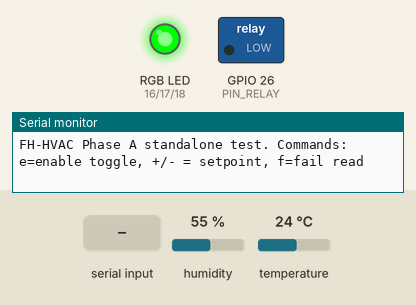
Simulated run of this sketch. Board: ESP32. Shown: switched loads named in the sketch (green lamp = pin HIGH), an RGB LED mixed from three pins (HIGH = lit), the last lines printed to the serial monitor. Inputs (shaded band) come from the test bench; at power-on: humidity 55 %, temperature 24 °C.

Above: at 1.2 s.
1.3 s: "e" received over Serial
At 2.1 s:
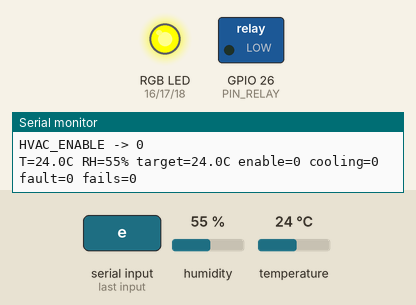
2.8 s: "f" received over Serial
At 8.6 s:
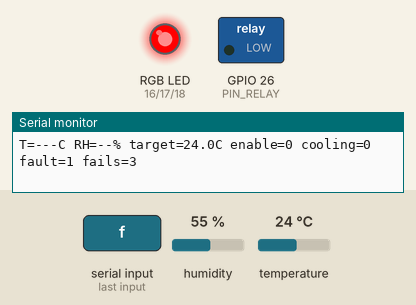
Timing chart, 0 to 10.1 s (numbered marks = the images above; inputs shaded):
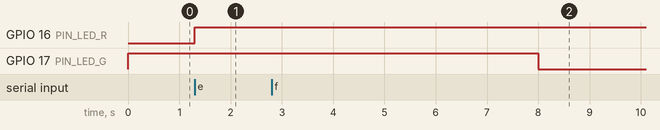

The sketch:

sketch.ino
```cpp
/*
 * FH-HVAC Node -- Phase A: standalone integration test (no WiFi, no Modbus)
 * ============================================================================
 * STATUS (2026-10-07): written for Phase A0 (Wokwi) and Phase A (bench).
 * Not yet bench-confirmed. Phase B (WiFi + Modbus) has NOT started; when it does
 * this file is replaced in place (path never changes, Firmware/WORKFLOW.md S8).
 *
 * Role: Founder's Hall zone HVAC unit. Reads a DHT11 (DHT22 in Wokwi), compares the temperature
 * to a setpoint, and drives a relay (compressor/fan stand-in) plus an RGB status
 * LED. Design doc: FH_Systems/01_FH-HVAC.md
 *
 * Design decisions (settled 2026-10-07, see FH_HVAC_Bringup_Checklist.md S0):
 *   - SCALING: temperatures are integer TENTHS of a degree C (23.4 C -> 234).
 *     TEMP_C and TARGET_TEMP_C use the SAME scale. Humidity is whole percent.
 *   - FAIL DIRECTION: fail-OFF. A sensor fault, or (Phase B) loss of comms,
 *     forces the relay open. Same direction as ELEVATOR_DISABLE.
 *
 * Phase B register map this sketch is laid out for (not implemented yet):
 *   IR0 TEMP_C (tenths)   IR1 HUMIDITY_PCT   IR2 HEARTBEAT   IR3 RECONNECT_COUNT
 *   DI0 COMPRESSOR_RUNNING   DI1 HVAC_FAULT
 *   HR0 TARGET_TEMP_C (tenths)   Coil0 HVAC_ENABLE
 *   In this sketch: hvacEnable == Coil0, targetTenths == HR0,
 *   relayOn == DI0, faulted == DI1, tempTenths == IR0, humidityPct == IR1.
 *
 * Hardware (FH_Systems/01_FH-HVAC.md):
 *   DHT11 DATA -> GPIO 4  (3-pin module: pull-up already fitted, no resistor needed)
 *   Relay IN   -> GPIO 26
 *   RGB R/G/B  -> GPIO 16 / 17 / 18 (220 ohm each, common cathode to GND)
 *
 * LED colours: green = idle, blue = cooling, yellow = disabled, red = FAULT.
 *
 * Serial commands (115200 baud, Phase A stand-ins for the Modbus writes):
 *   e = toggle HVAC_ENABLE     + = setpoint +1.0 C     - = setpoint -1.0 C
 *   f = (Wokwi only) simulate a failed sensor read
 *
 * Libraries: "DHT sensor library" + "Adafruit Unified Sensor" (Adafruit).
 * Board: "ESP32 Dev Module"
 * ASCII only in this file (Windows Arduino IDE rejects non-ASCII).
 * ============================================================================
 */

#include <DHT.h>

#define WOKWI_SIM 1   // simulation build: relay active-HIGH, Serial "f" fault injection

// ---------- Pins ----------
const int PIN_DHT   = 4;
const int PIN_RELAY = 26;
const int PIN_LED_R = 16;
const int PIN_LED_G = 17;
const int PIN_LED_B = 18;

// ---------- Relay polarity ----------
// Real module polarity is UNTESTED on this board -- bench-verify (Relay/Wiring.md)
// and set this flag. Wokwi's wokwi-relay-module energizes on HIGH.
#if WOKWI_SIM
const bool RELAY_ACTIVE_LOW = false;
#else
const bool RELAY_ACTIVE_LOW = true;
#endif

// ---------- Tuning ----------
const unsigned long SAMPLE_INTERVAL_MS = 2000;  // DHT22 max ~0.5 Hz (DHT11 1 Hz) -- never faster
const int  FAULT_AFTER_FAILS = 3;               // consecutive bad reads before latching
const int  HYSTERESIS_TENTHS = 5;               // +/-0.5 C around the setpoint
const int  TARGET_MIN_TENTHS = 100;             // 10.0 C
const int  TARGET_MAX_TENTHS = 350;             // 35.0 C

// ---------- Sensor model ----------
// Real bench part is a DHT11 (3-pin module): whole-degree resolution, +/-2 C,
// 0-50 C. Wokwi only offers the DHT22, so the simulation uses that one.
// Readings are still stored as tenths; a DHT11 simply always gives multiples of 10.
#if WOKWI_SIM
#define DHT_MODEL DHT22
const int  TEMP_VALID_MIN_TENTHS = -400;        // DHT22 spec range
const int  TEMP_VALID_MAX_TENTHS = 800;
#else
#define DHT_MODEL DHT11
const int  TEMP_VALID_MIN_TENTHS = 0;           // DHT11 spec range
const int  TEMP_VALID_MAX_TENTHS = 500;
#endif

DHT dht(PIN_DHT, DHT_MODEL);

// ---------- State ----------
int  tempTenths   = 0;      // only meaningful when haveReading is true
int  humidityPct  = 0;
bool haveReading  = false;  // false until the first good read -- never report a fake 0
int  targetTenths = 240;    // 24.0 C default setpoint (HR0 in Phase B)
bool hvacEnable   = true;   // Coil0 in Phase B
bool cooling      = false;  // relay on (DI0 in Phase B)
bool faulted      = false;  // latched until reset (DI1 in Phase B)
int  failCount    = 0;
unsigned long lastSampleMs = 0;
#if WOKWI_SIM
bool simFail = false;
#endif

// ---------- Helpers ----------
void setRelay(bool on) {
  digitalWrite(PIN_RELAY, (on != RELAY_ACTIVE_LOW) ? HIGH : LOW);
}

void setRGB(bool r, bool g, bool b) {
  digitalWrite(PIN_LED_R, r ? HIGH : LOW);
  digitalWrite(PIN_LED_G, g ? HIGH : LOW);
  digitalWrite(PIN_LED_B, b ? HIGH : LOW);
}

void printTenths(int v) {
  if (v < 0) { Serial.print('-'); v = -v; }
  Serial.print(v / 10);
  Serial.print('.');
  Serial.print(v % 10);
}

void updateOutputs() {
  if (faulted || !hvacEnable || !haveReading) {
    cooling = false;                       // fail-off
  } else if (!cooling && tempTenths >= targetTenths + HYSTERESIS_TENTHS) {
    cooling = true;
  } else if (cooling && tempTenths <= targetTenths - HYSTERESIS_TENTHS) {
    cooling = false;
  }
  setRelay(cooling);

  if (faulted)         setRGB(true,  false, false);  // red
  else if (!hvacEnable) setRGB(true,  true,  false);  // yellow
  else if (cooling)    setRGB(false, false, true);   // blue
  else                 setRGB(false, true,  false);  // green
}

void sampleSensor() {
  float t = dht.readTemperature();
  float h = dht.readHumidity();
#if WOKWI_SIM
  if (simFail) { t = NAN; h = NAN; }
#endif
  bool ok = !isnan(t) && !isnan(h);
  int tt = 0;
  if (ok) {
    tt = (int)lroundf(t * 10.0f);
    if (tt < TEMP_VALID_MIN_TENTHS || tt > TEMP_VALID_MAX_TENTHS) ok = false;
  }

  if (ok) {
    failCount = 0;
    tempTenths = tt;
    humidityPct = (int)lroundf(h);
    haveReading = true;
  } else {
    failCount++;
    if (failCount >= FAULT_AFTER_FAILS && !faulted) {
      faulted = true;
      Serial.println("HVAC_FAULT latched: sensor read failed repeatedly. Relay forced open. Reset to clear.");
    }
  }

  updateOutputs();

  Serial.print("T=");
  if (ok) printTenths(tempTenths); else Serial.print("---");
  Serial.print("C RH=");
  if (ok) Serial.print(humidityPct); else Serial.print("--");
  Serial.print("% target=");
  printTenths(targetTenths);
  Serial.print("C enable=");  Serial.print(hvacEnable ? 1 : 0);
  Serial.print(" cooling=");  Serial.print(cooling ? 1 : 0);
  Serial.print(" fault=");    Serial.print(faulted ? 1 : 0);
  Serial.print(" fails=");    Serial.println(failCount);
}

void handleSerial() {
  while (Serial.available()) {
    char c = Serial.read();
    if (c == 'e') {
      hvacEnable = !hvacEnable;
      Serial.print("HVAC_ENABLE -> "); Serial.println(hvacEnable ? 1 : 0);
      updateOutputs();
    } else if (c == '+' || c == '-') {
      targetTenths += (c == '+') ? 10 : -10;
      if (targetTenths > TARGET_MAX_TENTHS) targetTenths = TARGET_MAX_TENTHS;
      if (targetTenths < TARGET_MIN_TENTHS) targetTenths = TARGET_MIN_TENTHS;
      Serial.print("TARGET_TEMP_C -> "); printTenths(targetTenths); Serial.println("C");
      updateOutputs();
    }
#if WOKWI_SIM
    else if (c == 'f') {
      simFail = !simFail;
      Serial.print("sim: sensor read failure -> "); Serial.println(simFail ? "ON" : "OFF");
    }
#endif
  }
}

void setup() {
  Serial.begin(115200);
  pinMode(PIN_RELAY, OUTPUT);
  pinMode(PIN_LED_R, OUTPUT);
  pinMode(PIN_LED_G, OUTPUT);
  pinMode(PIN_LED_B, OUTPUT);
  setRelay(false);          // known-off before anything else
  setRGB(false, false, false);
  dht.begin();
  updateOutputs();
  lastSampleMs = millis();  // first sample after one full interval (sensor warm-up)
  Serial.println("FH-HVAC Phase A standalone test. Commands: e=enable toggle, +/- = setpoint"
#if WOKWI_SIM
                 ", f=fail read"
#endif
                 );
}

void loop() {
  handleSerial();
  unsigned long now = millis();
  if (now - lastSampleMs >= SAMPLE_INTERVAL_MS) {
    lastSampleMs = now;
    sampleSensor();
  }
}
```

Measured:
- after the input at 1.3 s, GPIO 16 (PIN_LED_R): LOW → HIGH at once
- after the input at 2.8 s, GPIO 17 (PIN_LED_G): HIGH → LOW after 5.2 s
